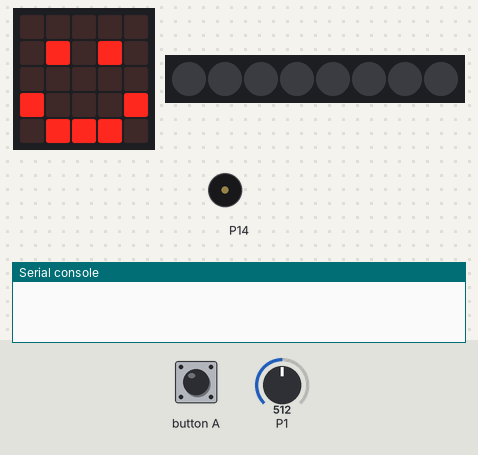
This program was run on a simulated BBC micro:bit running MicroPython. On the bench: the board's 5×5 LED display, 8 RGB LEDs in strip order, left to right, buzzer (waves = sounding), the last lines printed to the serial console. Inputs (shaded band) come from the test bench; at power-on: P1 = 512 (analog values on the 0–1023 scale). Dim RGB values are drawn brighter than linear.

Above: at 2.13 s.
3.3 s: P1 set to 470
6.3 s: P1 set to 306
At 7.5 s:
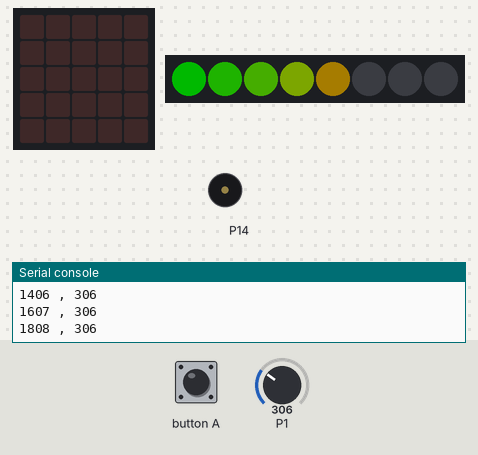
7.8 s: P1 set to 236
At 9.1 s:
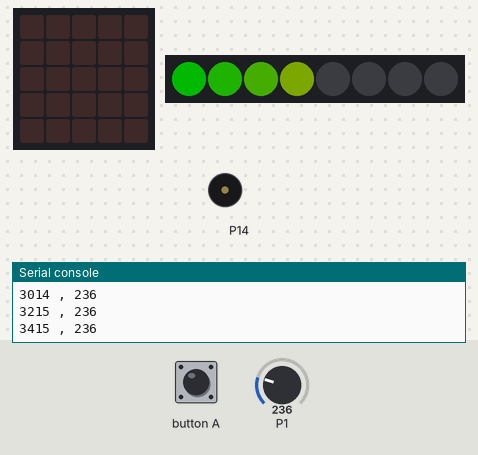
9.4 s: P1 set to 218
At 10.6 s:
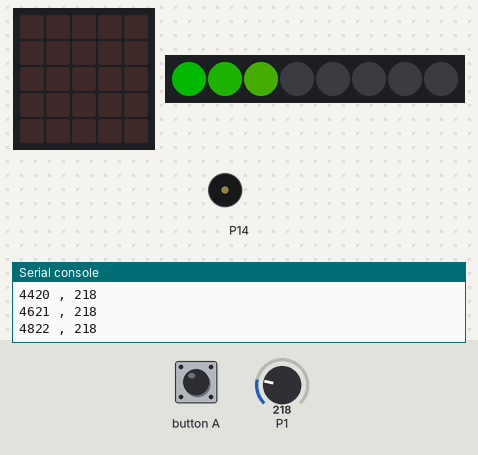
10.9 s: P1 set to 63
At 12.1 s:
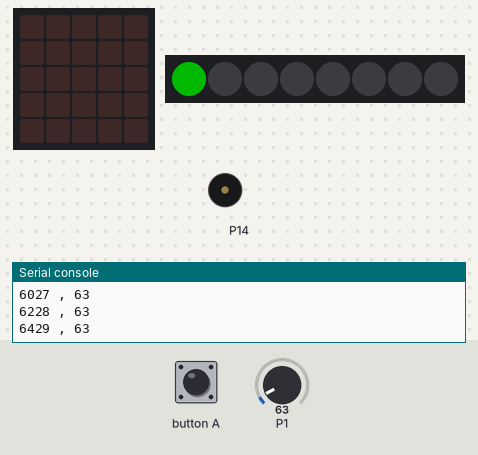
12.5 s: P1 set to 54
At 13.6 s:
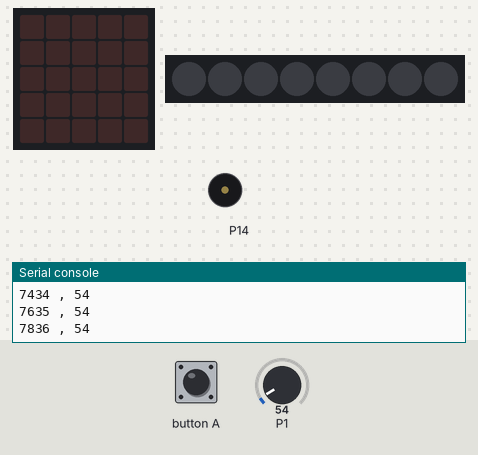
Timing chart, 0 to 15.1 s (numbered marks = the images above; inputs shaded):
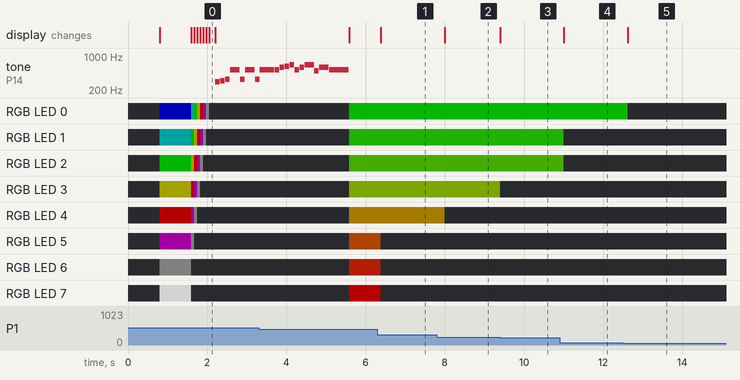

Measured:
- the behaviour switches between 230 and 229 on P1 (found by bisection; images 2 and 3)
- the behaviour switches between 58 and 57 on P1 (found by bisection; images 4 and 5)
- after the input at 6.3 s, RGB LED 5: RGB(50, 20, 0) → off after 0.09 s; RGB LED 6: RGB(60, 10, 0) → off after 0.09 s; RGB LED 7: RGB(70, 0, 0) → off after 0.09 s
- after the input at 7.8 s, RGB LED 4: RGB(40, 30, 0) → off after 0.20 s
- after the input at 9.4 s, RGB LED 3: RGB(30, 40, 0) → off at once
- after the input at 10.9 s, RGB LED 1: RGB(10, 60, 0) → off after 0.11 s; RGB LED 2: RGB(20, 50, 0) → off after 0.11 s
- after the input at 12.5 s, RGB LED 0: RGB(0, 70, 0) → off after 0.12 s
- by itself, tone on P14: plays 294 Hz for 0.12 s, 311 Hz for 0.12 s, 330 Hz for 0.12 s, 523 Hz for 0.24 s, 330 Hz for 0.12 s, 523 Hz for 0.24 s … (7 notes in this stretch)

The program:

Led_pression_music.py
```python
from microbit import pin8, pin14, pin1, button_a, display, Image
from neopixel import NeoPixel
from time import ticks_ms
from utime import sleep_ms
import music
"""
P0 -> XH2P Analog [ 3,3V -  10kΩ PULL Down ]
P1 -> MPX5700
P2 -> Analog Grove
P3 -> Switch [ Test SIL / Servo / Led col1
P4 -> Switch [ Test SIL / Servo / Led col2
P8 -> NeoPixel
P13 -> Test SIL / Servo
P14 -> BUZZER
P15 -> XH4P-1 [ 3,3V - 5V ]
P16 -> XH4P-2

P19 -> Grove I2C [ 3,3V - 5V ]
P20 -> Grove I2C

P5 -> Bouton A
P6 -> Led col9
P7 -> Led col8
P9 -> Led col7
P10 -> Led col3
P11 -> Bouton B
P12 -> Reserved

"""

def arc_en_ciel ( led ): # Permet de déclarer de nouvelles méthodes
    niv = [ 0, 0, 0, 35, 65, 35, 0, 0, 0 ]
    for i in range ( 6 ):
        led[i]=(  niv[i], niv[(i+2)%6], niv[(i+4)%6] )
    led[6]=( 5,  5,  5)
    led[7]=(125, 125, 125)
    led.show()
    sleep_ms(800)
    led[7] = (0, 0, 0) # Eteindre la dernière LED
    for cptr in range(8): # décaler 8 fois les LED
        for cptr in range(7): # décaler chaque LED d'un cran
            led[cptr] = led[cptr+1]
        led.show()
        sleep_ms(75)

def bargraphe ( led, niv ): # Permet de réaliser un barre_graph [0 -> 8]
    """
    Entrée : objet led (NeoPixel) / niv : niveau du bargraphe
    Sortie : Aucune
    Fonction : permet d'allumer les led neopixel avec une graduation du vert -> rouge
    en fonction de la valeur de la variable niv
    """
    for n in range ( niv ):
        led[n] = ( n*10, 70-n*10, 0 )
    for n in range ( niv, 8 ):
        led[n] = (0, 0, 0) # éteindre les autres NEOPIXELS
    led.show() # mettre à jour l'état des diodes NEOPIXEL

def proportion ( val, nb_led ) :
    """
    Entrée : valeur de la pression mesurée 0 - pression_max
    Sortie : index pour le bargraphe neopixel 0 -> 8
    """
    pression_max = 460 # valeur maximale mesurée avec la fonction pression.py
    return int((nb_led * val) / pression_max)

nb_led = 8 # nombre de led neopixel
display.show(Image.HAPPY)
sleep_ms(800)
led = NeoPixel ( pin8, nb_led ) # 8 led NeoPixel connectées sur la broche 16
arc_en_ciel ( led )
display.clear()
# ========================= Début du programme =========
music.play(music.ENTERTAINER, pin=pin14, wait=True, loop=False)
print("Terminer : Presser le Boutton A")
t0 = ticks_ms()
while not button_a.is_pressed() :
    val = pin1.read_analog()
    print(ticks_ms()-t0,",",val)
    num_led = proportion(val, nb_led)
    n = num_led if num_led<9 else 8
    bargraphe ( led, n )
    sleep_ms(200)
bargraphe ( led, 0 )
```
